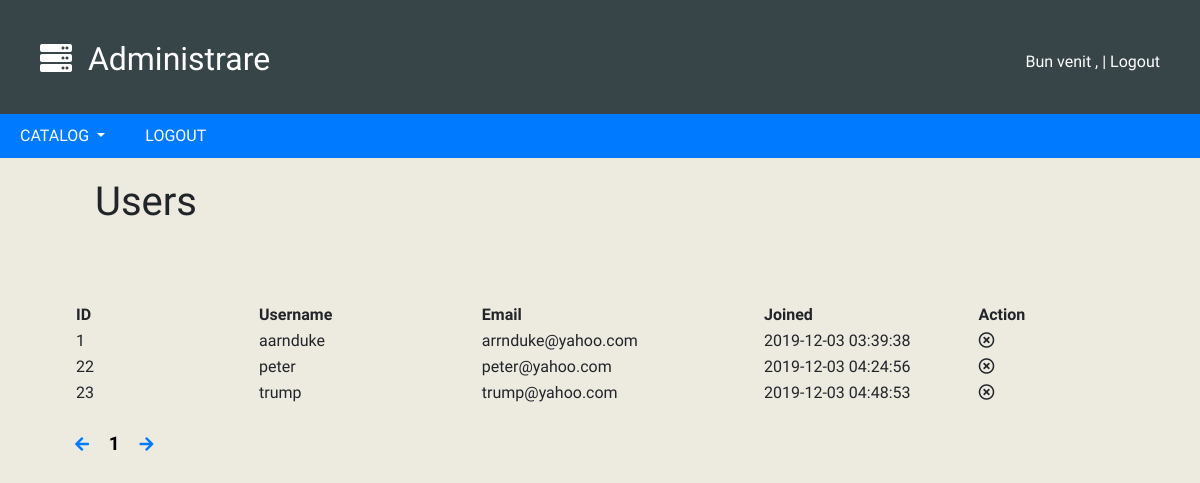
Page /admin/users.php on the earlier database version.
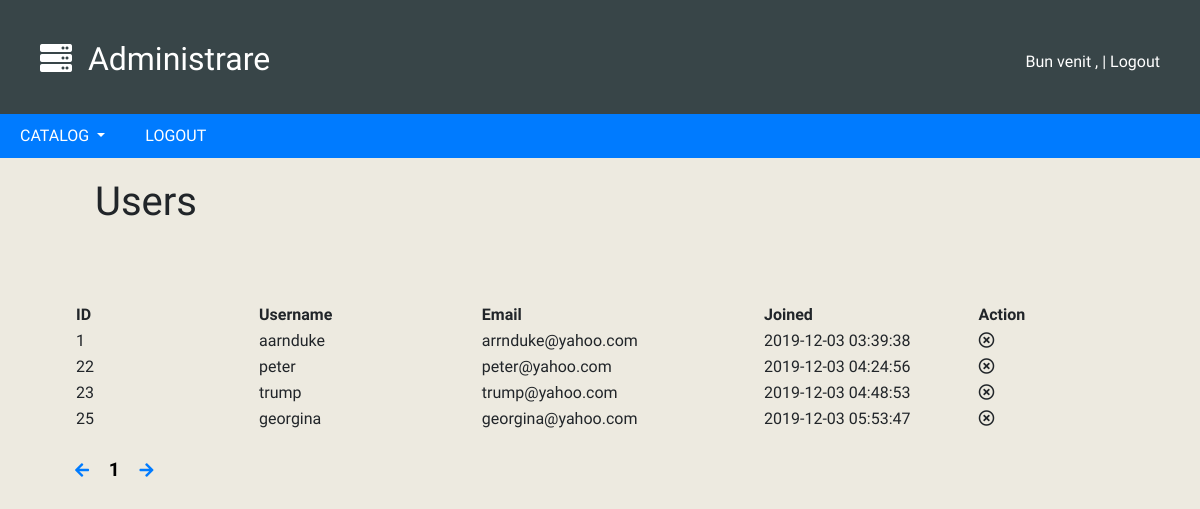
Same page on the later database version.
### tables this page shows
CREATE TABLE `users` (
  `id` int(6) NOT NULL,
  `username` text NOT NULL,
  `email` text NOT NULL,
  `password` text NOT NULL,
  `joined` datetime NOT NULL
);

### admin/users.php (the view, shortened to what this page needs)
<?
include 'config.php';
include 'header.php';
$page = $_GET['page'];
$end = 10;
$start = ($page * $end) - $end;
?>
<body>
  <div class="container-fluid">
    <div class="row">
      <div class="col-md-6">
        <h1>Users</h1>
      </div>
    </div>
    <br><br>
    <table>
      <tr>
        <th width=600><b>ID</b></th>
        <th width=600><b>Username</b></th>
        <th width=600><b>Email</b></th>
        <th width=600><b>Joined</b></th>
        <th width=400><b>Action</b></th>
      </tr>
      <?
        $result = mysqli_query($conn,"SELECT * FROM users LIMIT $start,$end");
         while($row = mysqli_fetch_array($result)):
       ?>
       <tr>
         <td><? echo $row['id']; ?></td>
         <td><? echo $row['username']; ?></td>
         <td><? echo $row['email']; ?></td>
         <td><? echo $row['joined']; ?></td>
         <td>
           <i class="far fa-times-circle" onclick="if(confirm('Are you sure?'))window.location='users.php?page=<? echo $_GET['page']; ?>&edit_id=<? echo $row['id']; ?>&action=remove'"></i>
         </td>
       </tr>
     <? endwhile;?>
    </table>
    <br>
    <a href="users.php?page=<?= ($_GET['page'] - 1 == 0) ? $_SESSION['users_total'] : $_GET['page'] - 1;?>">
      <i class="fas fa-arrow-left arrow-page"></i>
    </a>
    <? for($i = 1;$i<=$_SESSION['users_total'] ; $i++): ?>
      <a href="posts.php?page=<? echo $i; ?>" class="<? if($_GET['page'] == $i) echo 'selected'; ?>"><? echo $i; ?></a>
    <? endfor; ?>
    <a href="users.php?page=<?=  ($_GET['page'] + 1 == $_SESSION['users_total']+1) ? 1 : $_GET['page'] + 1; ?>">
      <i class="fas fa-arrow-right arrow-page"></i>
    </a>
  </div>
</body>

### admin/config.php (shortened to what this page needs)
<!DOCTYPE html>
<html lang="en" dir="ltr">
  <head>
    <link rel="stylesheet" href="https://stackpath.bootstrapcdn.com/bootstrap/4.2.1/css/bootstrap.min.css">
    <link rel="stylesheet" href="https://use.fontawesome.com/releases/v5.6.1/css/all.css">
    <link rel="stylesheet" href="admin_style.css">
  </head>
  </head>
  <body>
  </body>
</html>

### admin/header.php (shortened to what this page needs)
<div class="header">
    <div class="left">
      <h2>
        <i class="fas fa-server"></i>&nbsp;&nbsp;Administrare</h2>
    </div>
    <div class="right">
      <span>Bun venit , <?= $_SESSION['admin']; ?> | </span>
      <a href="index.php?logout=true">Logout</a>
    </div>
</div>
<ul class="nav nav-pills">
  	<li class="dropdown">
        <a class="dropdown-toggle" href="#">CATALOG <span class="caret"></span></a>
    </li>
  	    <li><a href="index.php?logout=true">LOGOUT</a></li>
</ul>

### admin/admin_style.css (style rules this page uses)
body { background-color:#EDEAE0;font-family:Raleway }
.header { background:#384548; padding:40px; }
.header .left { color:#FFFFFF; font-size:24px; width:500px;float:left; }
.header .right { color:#FFFFFF; text-align:right; padding-top:10px; }
.header .right a { color:#FFFFFF; }
.nav { background-color: #007bff; }
.nav li a { color:white; }
.nav li { padding:10px 20px; }
.container-fluid { width:90%;margin:auto; }
.row { padding:20px; }
.selected { color:black;text-decoration:none;font-weight:bold;font-size:19px; }

Differences in the rows shown:
added users: id "25", username "georgina", email "georgina@yahoo.com", joined "2019-12-03 05:53:47"
